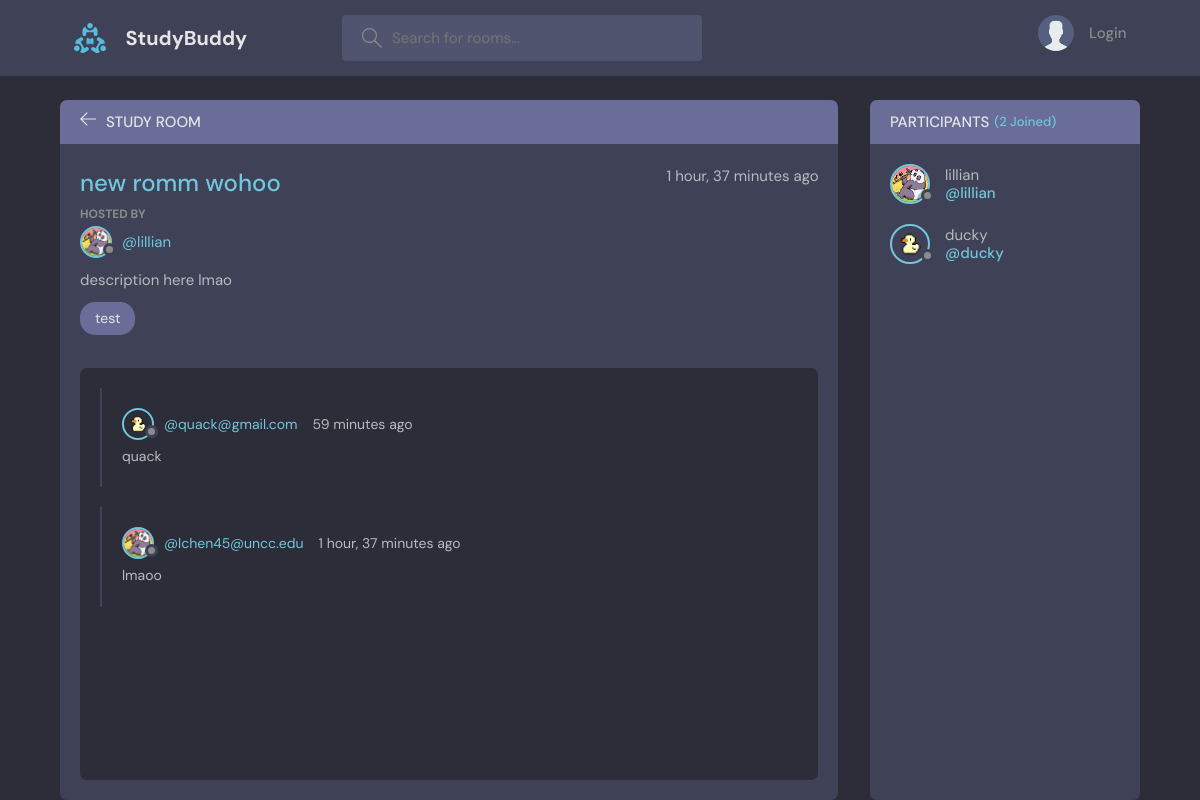
The page /room/1/ on the database its author committed.
### base/models.py (models this page shows, shortened)
class Room(models.Model):
    host = models.ForeignKey(User, on_delete=models.SET_NULL, null=True)
    topic = models.ForeignKey(Topic, on_delete=models.SET_NULL, null=True)
    name = models.CharField(max_length=200)
    description = models.TextField(null = True, blank=True)
    participants = models.ManyToManyField(User, related_name='participants', blank=True)
    updated =models.DateTimeField(auto_now=True)
    created = models.DateTimeField(auto_now_add=True)
    class Meta:
       ordering = ['-updated', '-created']

class User(AbstractUser):
    name = models.CharField(max_length=200, null=True)
    email = models.EmailField(unique=True)
    bio = models.TextField(null=True)
    avatar = models.ImageField(null=True, default="avatar.svg")
    USERNAME_FIELD='email'
    REQUIRED_FIELDS=[]

class Topic(models.Model):
    name = models.CharField(max_length=200)

class Message(models.Model):
    user = models.ForeignKey(User, on_delete=models.CASCADE)
    room = models.ForeignKey(Room, on_delete=models.CASCADE)
    body = models.TextField()
    updated =models.DateTimeField(auto_now=True)
    created = models.DateTimeField(auto_now_add=True)
    class Meta:
       ordering = ['-updated', '-created']

### base/views.py (the view, shortened to what this page needs)
# urls.py: path('room/<str:pk>', views.getRoom),
def room(request, pk):
    room = Room.objects.get(id=pk)
    participants = room.participants.all()
    room_messages = room.message_set.all()
    context = {'room': room, 'room_messages': room_messages, 'participants': participants}
    return render(request, 'base/room.html', context)

### base/templates/base/room.html (shortened to what this page needs)
{% extends 'main.html' %}
{% block content %}
    <main class="profile-page layout layout--2">
      <div class="container">
        <div class="room">
          <div class="room__top">
            <div class="room__topLeft">
              <a href="{% url 'home' %}">
                <svg version="1.1" xmlns="http://www.w3.org/2000/svg" width="32" height="32" viewBox="0 0 32 32">
                  <title>arrow-left</title>
                  <path
                    d="M13.723 2.286l-13.723 13.714 13.719 13.714 1.616-1.611-10.96-10.96h27.625v-2.286h-27.625l10.965-10.965-1.616-1.607z"
                  ></path>
                </svg>
              </a>
              <h3>Study Room</h3>
            </div>
          </div>
          <div class="room__box scroll">
            <div class="room__header scroll">
              <div class="room__info">
                <h3>{{room.name}}</h3>
                <span>{{room.created|timesince}} ago</span>
              </div>
              <div class="room__hosted">
                <p>Hosted By</p>
                <a href="{% url 'user-profile' room.host.id %}" class="room__author">
                  <div class="avatar avatar--small">
                    <img src="{{room.host.avatar.url}}" />
                  </div>
                  <span>@{{room.host.username}}</span>
                </a>
              </div>
              <div class="room__details">
                {{room.description}}
              </div>
              <span class="room__topics">{{room.topic.name}}</span>
            </div>
            <div class="room__conversation">
              <div class="threads scroll">
                {% for message in room_messages %}
                <div class="thread">
                  <div class="thread__top">
                    <div class="thread__author">
                      <a href="{% url 'user-profile' message.user.id %}" class="thread__authorInfo">
                        <div class="avatar avatar--small">
                          <img src="{{message.user.avatar.url}}" />
                        </div>
                        <span>@{{message.user}}</span>
                      </a>
                      <span class="thread__date">{{message.created|timesince}} ago</span>
                    </div>
                  </div>
                  <div class="thread__details">
                    {{message.body}}
                  </div>
                </div>
                {% endfor %}
              </div>
            </div>
          </div>
        </div>
        <div class="participants">
          <h3 class="participants__top">Participants <span>({{participants.count}} Joined)</span></h3>
          <div class="participants__list scroll">
            {% for user in participants %}
            <a href="{% url 'user-profile' user.id %}" class="participant">
              <div class="avatar avatar--medium">
                <img src="{{user.avatar.url}}" />
              </div>
              <p>
                {{user.username}}
                <span>@{{user.username}}</span>
              </p>
            </a>
            {% endfor %}
          </div>
        </div>
      </div>
    </main>
{% endblock content %}

### rows shown on the page
Room: name "new romm wohoo", created "1 hour, 37 minutes", host.avatar (picture), host.username "lillian", description "description here lmao", topic.name "test"
Message: user.avatar (picture), user "quack@gmail.com", created "59 minutes", body "quack"
Message: user.avatar (picture), user "lchen45@uncc.edu", created "1 hour, 37 minutes", body "lmaoo"
User: avatar (picture), username "lillian"
User: avatar (picture), username "ducky"

### other values the page prints
{{ participants.count }} "2"
